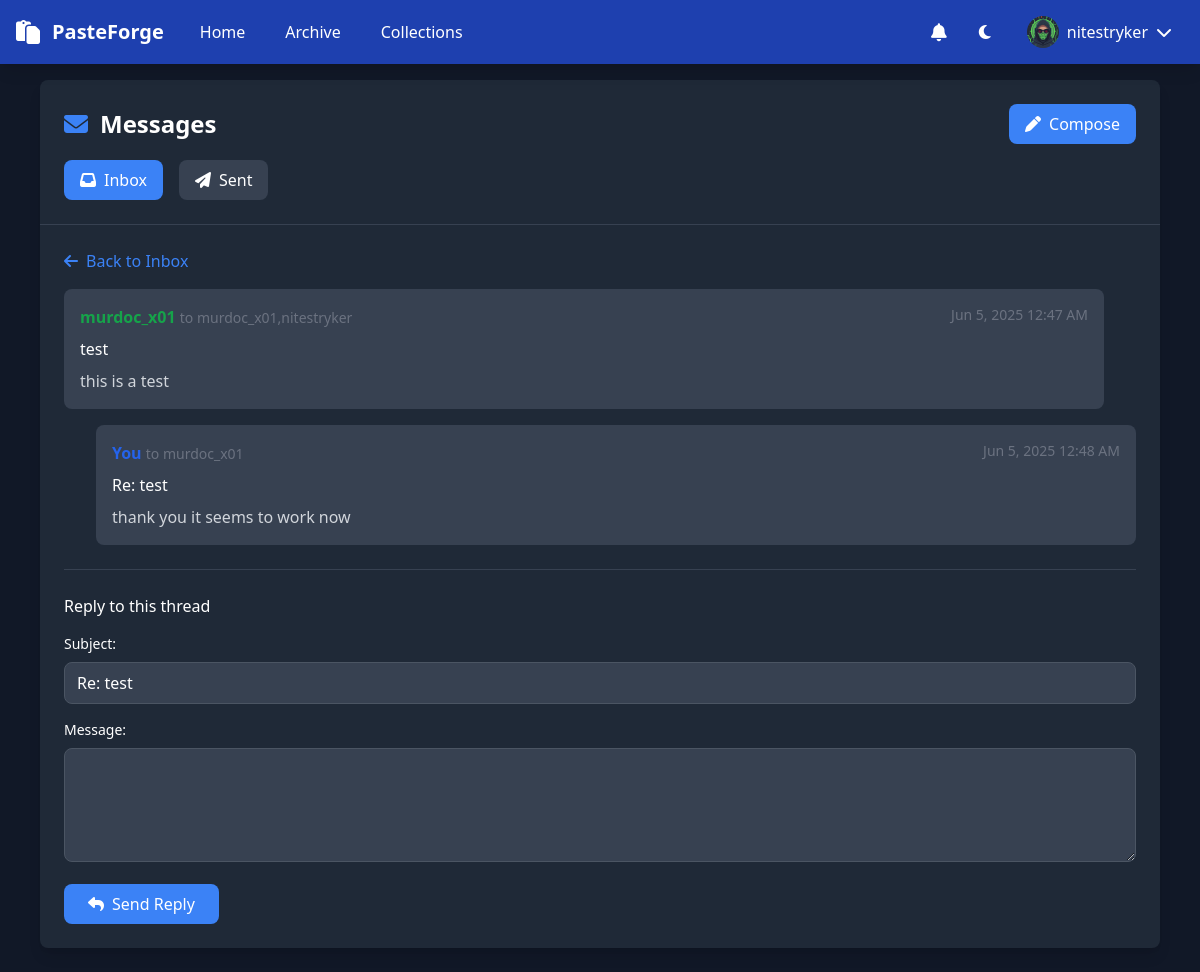
/threaded_messages.php?view=inbox&thread=1 (signed in), run on the app's committed database.
### tables this page shows
CREATE TABLE users (
      id TEXT PRIMARY KEY,
      username TEXT UNIQUE,
      password TEXT NOT NULL,
      email TEXT,
      profile_image TEXT DEFAULT NULL,
      created_at INTEGER DEFAULT (strftime('%s', 'now'))
    , website TEXT DEFAULT NULL, tagline TEXT DEFAULT 'Just a dev sharing random code', role TEXT DEFAULT 'free', status TEXT DEFAULT 'active', followers_count INTEGER DEFAULT 0, following_count INTEGER DEFAULT 0, profile_visibility TEXT DEFAULT 'public', show_paste_count INTEGER DEFAULT 1, allow_messages INTEGER DEFAULT 1);

CREATE TABLE messages (
    id INTEGER PRIMARY KEY AUTOINCREMENT,
    sender_id TEXT NOT NULL,
    subject TEXT NOT NULL,
    content TEXT NOT NULL,
    reply_to_message_id INTEGER,
    thread_id INTEGER,
    created_at INTEGER DEFAULT (strftime('%s', 'now')),
    sender_keep INTEGER DEFAULT 1,
    FOREIGN KEY(sender_id) REFERENCES users(id),
    FOREIGN KEY(reply_to_message_id) REFERENCES messages(id),
    FOREIGN KEY(thread_id) REFERENCES messages(id)
);

### threaded_messages.php (the view, shortened to what this page needs)
<?php
require_once 'maintenance_check.php';
$user_id = $_SESSION['user_id'];
$username = $_SESSION['username'];
$db = Database::getInstance()->getConnection();
$db->exec("CREATE TABLE IF NOT EXISTS message_recipients (
    id INTEGER PRIMARY KEY AUTOINCREMENT,
    message_id INTEGER NOT NULL,
    recipient_id TEXT NOT NULL,
    recipient_keep INTEGER DEFAULT 1,
    recipient_read_date INTEGER NULL,
    FOREIGN KEY(message_id) REFERENCES messages(id) ON DELETE CASCADE,
    FOREIGN KEY(recipient_id) REFERENCES users(id)
)");
$view = $_GET['view'] ?? 'inbox';
$thread_id = $_GET['thread'] ?? null;
$theme = $_COOKIE['theme'] ?? 'dark';
?>
<!DOCTYPE html>
<html class="<?= $theme ?>">
<head>
    <script src="https://cdn.tailwindcss.com"></script>
    <link href="https://cdnjs.cloudflare.com/ajax/libs/font-awesome/6.4.0/css/all.min.css" rel="stylesheet">
</head>
<body class="bg-gray-50 dark:bg-gray-900 text-gray-900 dark:text-white">
    <nav class="bg-blue-600 dark:bg-blue-800 text-white shadow-lg fixed w-full z-10">
        <div class="max-w-7xl mx-auto px-4">
            <div class="flex justify-between h-16">
                <div class="flex items-center space-x-6">
                    <a href="/" class="flex items-center space-x-3">
                        <i class="fas fa-paste text-2xl"></i>
                        <span class="text-xl font-bold">PasteForge</span>
                    </a>
                    <div class="flex space-x-4">
                        <a href="/" class="hover:bg-blue-700 px-3 py-2 rounded">Home</a>
                        <a href="/?page=archive" class="hover:bg-blue-700 px-3 py-2 rounded">Archive</a>
                        <?php if ($user_id): ?>
                            <a href="/?page=collections" class="hover:bg-blue-700 px-3 py-2 rounded">Collections</a>
                        <?php endif; ?>
                    </div>
                </div>
                <div class="flex items-center space-x-4">
                    <?php if ($user_id): ?>
                        <a href="/notifications.php" class="relative p-2 rounded hover:bg-blue-700 transition-colors">
                            <i class="fas fa-bell text-lg"></i>
                            <?php
                            $stmt = $db->prepare("SELECT COUNT(*) FROM comment_notifications WHERE user_id = ? AND is_read = 0");
                            $stmt->execute([$user_id]);
                            ?>
                        </a>
                    <?php endif; ?>
                    <button onclick="toggleTheme()" class="p-2 rounded hover:bg-blue-700">
                        <i class="fas fa-moon"></i>
                    </button>
                    <?php if (!$user_id): ?>
                        <div class="flex items-center space-x-2">
                            <a href="/?page=login" class="flex items-center space-x-2 hover:bg-blue-700 px-3 py-2 rounded">
                                <i class="fas fa-sign-in-alt"></i>
                                <span>Login</span>
                            </a>
                            <a href="/?page=signup" class="flex items-center space-x-2 hover:bg-blue-700 px-3 py-2 rounded">
                                <i class="fas fa-user-plus"></i>
                                <span>Sign Up</span>
                            </a>
                        </div>
                    <?php else: ?>
                        <div class="relative" x-data="{ open: false }">
                            <button @click="open = !open" class="flex items-center space-x-2 hover:bg-blue-700 px-3 py-2 rounded">
                                <?php
                                $stmt = $db->prepare("SELECT profile_image FROM users WHERE id = ?");
                                $stmt->execute([$user_id]);
                                $user_avatar = $stmt->fetch()['profile_image'];
                                ?>
                                <img src="<?= $user_avatar ?? 'https://www.gravatar.com/avatar/'.md5(strtolower($username)).'?d=mp&s=32' ?>"
                                     class="w-8 h-8 rounded-full" alt="Profile">
                                <span><?= htmlspecialchars($username) ?></span>
                                <i class="fas fa-chevron-down ml-1"></i>
                            </button>
                        </div>
                    <?php endif; ?>
                </div>
            </div>
        </div>
    </nav>
    <div class="max-w-6xl mx-auto px-4 py-6 pt-20">
        <div class="bg-white dark:bg-gray-800 rounded-lg shadow-lg">
            <div class="border-b border-gray-200 dark:border-gray-700 p-6">
                <div class="flex justify-between items-center">
                    <h1 class="text-2xl font-bold flex items-center">
                        <i class="fas fa-envelope mr-3 text-blue-500"></i>
                        Messages
                    </h1>
                    <button onclick="toggleCompose()" class="bg-blue-500 hover:bg-blue-600 text-white px-4 py-2 rounded-lg transition-colors">
                        <i class="fas fa-pen mr-2"></i>Compose
                    </button>
                </div>
                <div class="flex space-x-4 mt-4">
                    <a href="?view=inbox" class="px-4 py-2 rounded-lg <?= $view === 'inbox' ? 'bg-blue-500 text-white' : 'bg-gray-100 dark:bg-gray-700 hover:bg-gray-200 dark:hover:bg-gray-600' ?>">
                        <i class="fas fa-inbox mr-2"></i>Inbox
                    </a>
                    <a href="?view=outbox" class="px-4 py-2 rounded-lg <?= $view === 'outbox' ? 'bg-blue-500 text-white' : 'bg-gray-100 dark:bg-gray-700 hover:bg-gray-200 dark:hover:bg-gray-600' ?>">
                        <i class="fas fa-paper-plane mr-2"></i>Sent
                    </a>
                </div>
            </div>
            <div class="p-6">
                <?php if ($thread_id): ?>
                    <?php
                    if ($view === 'inbox') {
                        $stmt = $db->prepare("
                            SELECT m.*, u.username as sender_username, mr.recipient_read_date,
                                   GROUP_CONCAT(ur.username) as recipients
                            FROM messages m
                            JOIN users u ON m.sender_id = u.id
                            LEFT JOIN message_recipients mr ON m.id = mr.message_id AND mr.recipient_id = ?
                            LEFT JOIN message_recipients mr2 ON m.id = mr2.message_id
                            LEFT JOIN users ur ON mr2.recipient_id = ur.id
                            WHERE (m.thread_id = ? OR m.id = ?)
                              AND (mr.recipient_keep = 1 OR m.sender_id = ?)
                            GROUP BY m.id
                            ORDER BY m.created_at ASC
                        ");
                        $stmt->execute([$user_id, $thread_id, $thread_id, $user_id]);
                    }
                    $thread_messages = $stmt->fetchAll(PDO::FETCH_ASSOC);
                    ?>
                    <div class="mb-4">
                        <a href="?view=<?= $view ?>" class="text-blue-500 hover:text-blue-700">
                            <i class="fas fa-arrow-left mr-2"></i>Back to <?= ucfirst($view) ?>
                        </a>
                    </div>
                    <?php if (!empty($thread_messages)): ?>
                        <div class="space-y-4">
                            <?php foreach ($thread_messages as $message): ?>
                                <div class="bg-gray-50 dark:bg-gray-700 rounded-lg p-4 <?= $message['sender_id'] === $user_id ? 'ml-8' : 'mr-8' ?>">
                                    <div class="flex justify-between items-start mb-2">
                                        <div>
                                            <strong class="<?= $message['sender_id'] === $user_id ? 'text-blue-600' : 'text-green-600' ?>">
                                                <?= $message['sender_id'] === $user_id ? 'You' : htmlspecialchars($message['sender_username']) ?>
                                            </strong>
                                            <?php if ($message['recipients']): ?>
                                                <span class="text-gray-500 text-sm">
                                                    to <?= htmlspecialchars($message['recipients']) ?>
                                                </span>
                                            <?php endif; ?>
                                        </div>
                                        <span class="text-gray-500 text-sm">
                                            <?= date('M j, Y g:i A', $message['created_at']) ?>
                                        </span>
                                    </div>
                                    <h4 class="font-medium mb-2"><?= htmlspecialchars($message['subject']) ?></h4>
                                    <div class="text-gray-700 dark:text-gray-300 whitespace-pre-wrap"><?= htmlspecialchars($message['content']) ?></div>
                                </div>
                            <?php endforeach; ?>
                        </div>
                        <div class="mt-6 pt-6 border-t border-gray-200 dark:border-gray-700">
                            <h4 class="font-medium mb-4">Reply to this thread</h4>
                            <form id="replyForm" class="space-y-4">
                                <div>
                                    <label class="block text-sm font-medium mb-2">Subject:</label>
                                    <input type="text" id="replySubject" value="Re: <?= htmlspecialchars($thread_messages[0]['subject']) ?>" required
                                           class="w-full px-3 py-2 border border-gray-300 dark:border-gray-600 rounded-lg bg-white dark:bg-gray-700">
                                </div>
                                <div>
                                    <label class="block text-sm font-medium mb-2">Message:</label>
                                    <textarea id="replyContent" rows="4" required
                                              class="w-full px-3 py-2 border border-gray-300 dark:border-gray-600 rounded-lg bg-white dark:bg-gray-700"></textarea>
                                </div>
                                <button type="submit" class="bg-blue-500 hover:bg-blue-600 text-white px-6 py-2 rounded-lg transition-colors">
                                    <i class="fas fa-reply mr-2"></i>Send Reply
                                </button>
                            </form>
                        </div>
                    <?php endif; ?>
                <?php endif; ?>
            </div>
        </div>
    </div>

### data on the page
users: profile_image (picture)
messages: sender_username "murdoc_x01", recipients "murdoc_x01,nitestryker", created_at "Jun 5, 2025 12:47 AM", subject "test", content "this is a test", subject "Re: test"
messages: shows "You", recipients "murdoc_x01", created_at "Jun 5, 2025 12:48 AM", subject "Re: test", content "thank you it seems to work now"

### other printed values
$username "nitestryker"
$view "Inbox"
